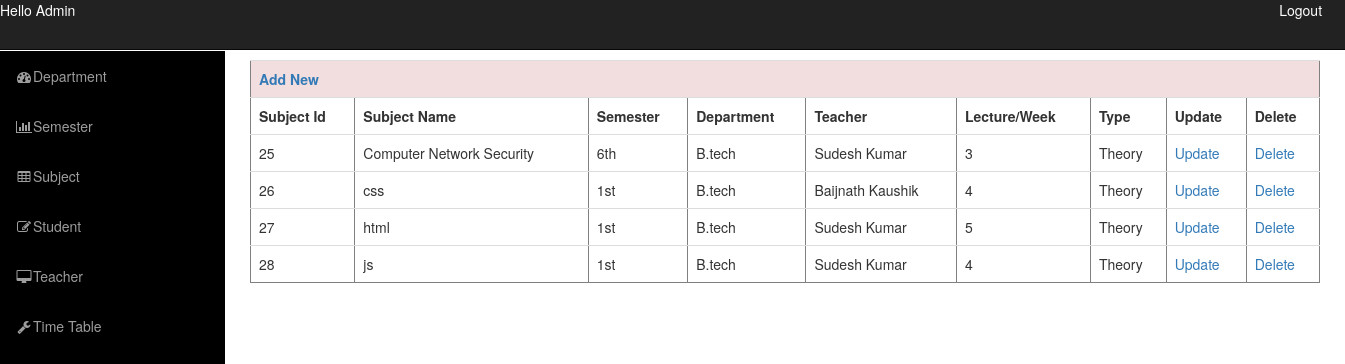
/admin/admindashboard.php?info=subject (signed in), run on the app's committed database.
### tables this page shows
CREATE TABLE `subject` (
  `subject_id` int(11) NOT NULL,
  `subject_name` varchar(255) DEFAULT NULL,
  `sem_id` int(11) NOT NULL,
  `department_id` int(11) NOT NULL,
  `teacher_id` int(11) NOT NULL,
  `lecture_per_week` int(11) NOT NULL,
  `type` enum('Theory','Lab') NOT NULL DEFAULT 'Theory'
);

CREATE TABLE `semester` (
  `sem_id` int(11) NOT NULL,
  `semester_name` varchar(20) DEFAULT NULL,
  `department_id` int(11) NOT NULL
);

CREATE TABLE `department` (
  `department_id` int(11) NOT NULL,
  `department_name` varchar(50) NOT NULL
);

CREATE TABLE `teacher` (
  `teacher_id` int(11) NOT NULL,
  `name` varchar(50) NOT NULL,
  `eid` varchar(50) NOT NULL,
  `password` varchar(10) NOT NULL,
  `mob` bigint(20) NOT NULL,
  `address` varchar(1000) NOT NULL,
  `department_id` int(11) NOT NULL
);

### admin/subject.php (the view, shortened to what this page needs)
<?php
include('../config.php');
echo "<table border='1' class='table'>";
echo "<tr class='danger'><th colspan='9'><a href='admindashboard.php?info=add_subject'>Add New</a></th></tr>";
echo "<tr><th>Subject Id</th><th>Subject Name</th><th>Semester</th><th>Department</th><th>Teacher</th>
<th>Lecture/Week</th><th>Type</th><th>Update</th><th>Delete</th></tr>";
$que = mysqli_query($con, "SELECT * FROM subject");
while ($res = mysqli_fetch_array($que)) {
	echo "<tr>";
	echo "<td>".$res['subject_id']."</td>";
	echo "<td>".$res['subject_name']."</td>";
	$que1 = mysqli_query($con, "SELECT * FROM semester WHERE sem_id='".$res['sem_id']."'");
	if (!$que1) {
		echo "<td>Error fetching semester</td>";
	} else {
		$res1 = mysqli_fetch_array($que1);
		echo "<td>".$res1['semester_name']."</td>";
	}
	$que2 = mysqli_query($con, "SELECT * FROM department WHERE department_id='".$res['department_id']."'");
	if (!$que2) {
		echo "<td>Error fetching department</td>";
	} else {
		$res2 = mysqli_fetch_array($que2);
		echo "<td>".$res2['department_name']."</td>";
	}
	$que3 = mysqli_query($con, "SELECT * FROM teacher WHERE teacher_id='".$res['teacher_id']."'");
	if (!$que3) {
		echo "<td>Error fetching teacher</td>";
	} else {
		$res3 = mysqli_fetch_array($que3);
		echo "<td>".$res3['name']."</td>";
	}
	echo "<td>".$res['lecture_per_week']."</td>";
	echo "<td>".$res['type']."</td>";
	echo "<td><a href='admindashboard.php?info=updatesubject&subject_id=".$res['subject_id']."'>Update</a></td>";
	echo "<td><a href='javascript:deleteData(\"".$res['subject_id']."\")'>Delete</a></td>";
	echo "</tr>";
}
echo "</table>";
?>

### admin/css/sb-admin.css (style rules this page uses)
body { margin-top: 100px; }
@media (min-width:768px) { body { margin-top: 50px; } }

### data on the page
subject: subject_id "25", subject_name "Computer Network Security", sem.semester_name "6th", department.department_name "B.tech", teacher.name "Sudesh Kumar", lecture_per_week "3", type "Theory"
subject: subject_id "26", subject_name "css", sem.semester_name "1st", department.department_name "B.tech", teacher.name "Baijnath Kaushik", lecture_per_week "4", type "Theory"
subject: subject_id "27", subject_name "html", sem.semester_name "1st", department.department_name "B.tech", teacher.name "Sudesh Kumar", lecture_per_week "5", type "Theory"
subject: subject_id "28", subject_name "js", sem.semester_name "1st", department.department_name "B.tech", teacher.name "Sudesh Kumar", lecture_per_week "4", type "Theory"
